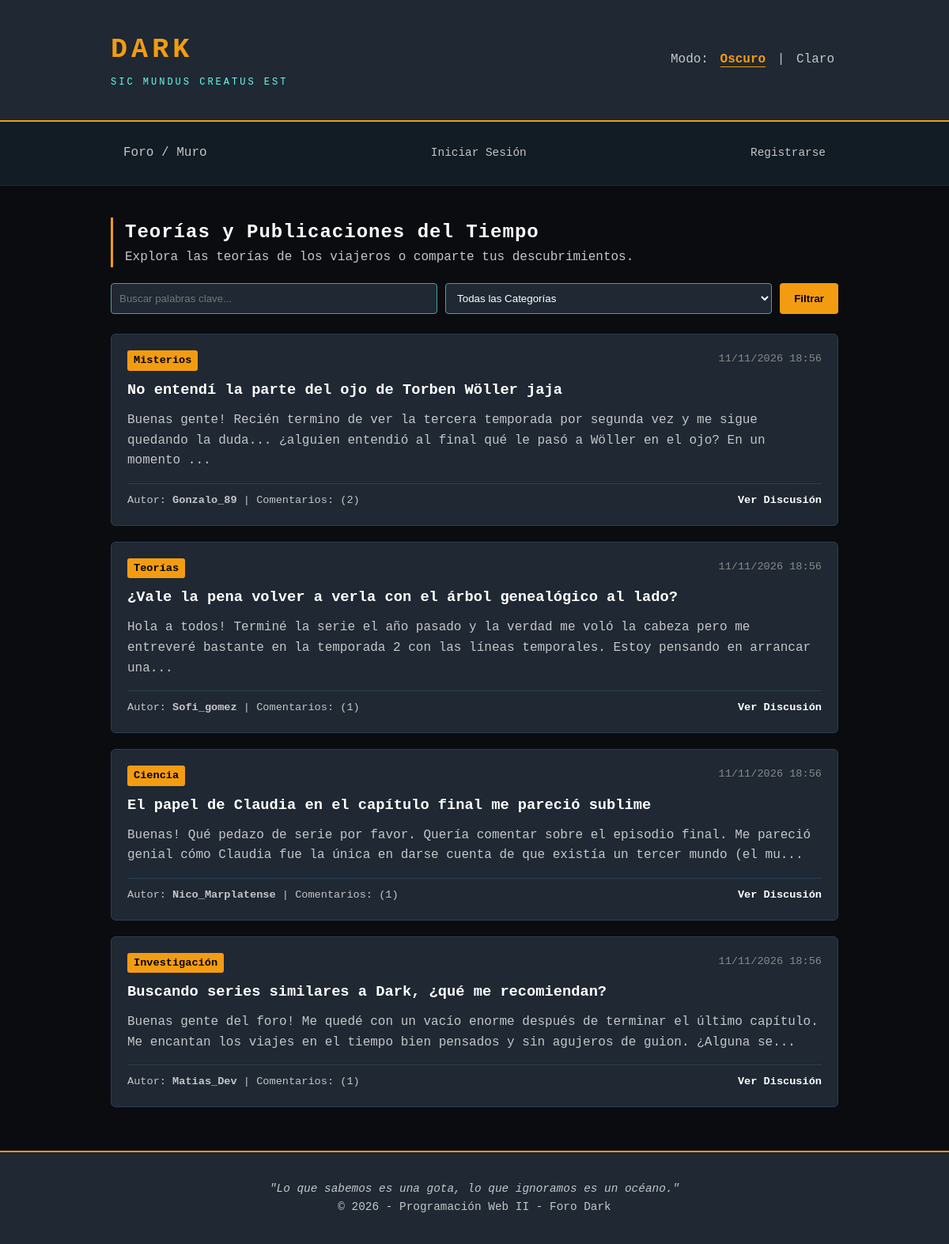
The page / on the database its author committed.
### tables this page shows
CREATE TABLE `publicaciones` (
  `id` INT AUTO_INCREMENT PRIMARY KEY,
  `usuario_id` INT NOT NULL,
  `titulo` VARCHAR(200) NOT NULL,
  `categoria` VARCHAR(50) NOT NULL,
  `contenido` TEXT NOT NULL,
  `fecha_creacion` DATETIME DEFAULT CURRENT_TIMESTAMP,
  FOREIGN KEY (`usuario_id`) REFERENCES `usuarios`(`id`) ON DELETE CASCADE
);

CREATE TABLE `usuarios` (
  `id` INT AUTO_INCREMENT PRIMARY KEY,
  `nombre` VARCHAR(100) NOT NULL,
  `email` VARCHAR(150) NOT NULL UNIQUE,
  `password` VARCHAR(255) NOT NULL,
  `fecha_registro` DATETIME DEFAULT CURRENT_TIMESTAMP
);

### index.php (the view, shortened to what this page needs)
<?php
require_once 'includes/conexion.php';
require_once 'includes/nav.php';
$busqueda = trim($_GET['buscar'] ?? '');
$categoria_filtro = trim($_GET['categoria'] ?? '');
if (!empty($busqueda)) {
    $sql = "SELECT p.*, u.nombre as autor, (SELECT COUNT(*) FROM comentarios c WHERE c.publicacion_id = p.id) as cant_comentarios
            FROM publicaciones p
            JOIN usuarios u ON p.usuario_id = u.id
            WHERE p.titulo LIKE ? OR p.contenido LIKE ?
            ORDER BY p.fecha_creacion DESC";
    $stmt = mysqli_prepare($conexion, $sql);
    $term = "%" . $busqueda . "%";
    mysqli_stmt_bind_param($stmt, "ss", $term, $term);
    mysqli_stmt_execute($stmt);
    $resultado = mysqli_stmt_get_result($stmt);
} else {
    $sql = "SELECT p.*, u.nombre as autor, (SELECT COUNT(*) FROM comentarios c WHERE c.publicacion_id = p.id) as cant_comentarios
            FROM publicaciones p
            JOIN usuarios u ON p.usuario_id = u.id
            ORDER BY p.fecha_creacion DESC";
    $resultado = mysqli_query($conexion, $sql);
}
?>
<div class="muro-header">
    <h2>Teorías y Publicaciones del Tiempo</h2>
    <p>Explora las teorías de los viajeros o comparte tus descubrimientos.</p>
</div>
<form action="index.php" method="GET" class="form-filtro">
    <input type="text" name="buscar" placeholder="Buscar palabras clave..." value="<?php echo e($busqueda); ?>">
    <select name="categoria">
        <option value="">Todas las Categorías</option>
    </select>
    <button type="submit" class="btn">Filtrar</button>
</form>
<div class="foro-grid">
    <?php if (mysqli_num_rows($resultado) > 0): ?>
        <?php while ($pub = mysqli_fetch_assoc($resultado)): ?>
            <article class="post-card">
                <div class="post-meta">
                    <span class="badge-cat"><?php echo e($pub['categoria']); ?></span>
                    <span class="post-fecha"><?php echo date('d/m/Y H:i', strtotime($pub['fecha_creacion'])); ?></span>
                </div>
                <h3 class="post-titulo">
                    <a href="ver_post.php?id=<?php echo $pub['id']; ?>"><?php echo e($pub['titulo']); ?></a>
                </h3>
                <p class="post-contenido"><?php echo e(mb_strimwidth($pub['contenido'], 0, 180, "...")); ?></p>
                <div class="post-footer">
                    <span>Autor: <strong><?php echo e($pub['autor']); ?></strong> | Comentarios: (<?php echo $pub['cant_comentarios']; ?>)</span>
                    <div>
                        <a href="ver_post.php?id=<?php echo $pub['id']; ?>" class="btn-link">Ver Discusión</a>
                    </div>
                </div>
            </article>
        <?php endwhile; ?>
    <?php else: ?>
        <div class="tarjeta"><p>No se encontraron publicaciones en este ciclo.</p></div>
    <?php endif; ?>
</div>
<?php require_once 'includes/footer.php'; ?>

### includes/header.php (shortened to what this page needs)
<?php
$tema_actual = $_COOKIE['pref_tema'] ?? 'oscuro';
function e($str) {
    return htmlspecialchars($str ?? '', ENT_QUOTES, 'UTF-8');
}
?>
<!DOCTYPE html>
<html lang="es">
<head>
    <link rel="stylesheet" href="css/tema-<?php echo e($tema_actual); ?>.css?v=<?php echo time(); ?>">
</head>
<body>
<header class="header-main">
    <div class="container header-flex">
        <div class="logo-box">
            <h1 class="logo-title">DARK</h1>
            <span class="logo-sub">SIC MUNDUS CREATUS EST</span>
        </div>
        <div class="selector-tema">
            <span>Modo: </span>
            <a href="?cambiar_tema=oscuro" class="btn-tema <?php echo $tema_actual === 'oscuro' ? 'activo' : ''; ?>">Oscuro</a> |
            <a href="?cambiar_tema=claro" class="btn-tema <?php echo $tema_actual === 'claro' ? 'activo' : ''; ?>">Claro</a>
        </div>
    </div>
</header>

### includes/nav.php (shortened to what this page needs)
<?php require_once __DIR__ . '/header.php'; ?>
<nav class="nav-main">
    <div class="container">
        <ul>
            <li><a href="index.php">Foro / Muro</a></li>
            <?php if (isset($_SESSION['usuario_id'])): ?>
                <li><a href="crear_publicacion.php" class="btn-destacado">+ Nueva Teoría</a></li>
                <li><a href="perfil.php">Mi Perfil</a></li>
                <li class="nav-derecha">
                    Viajero: <strong><?php echo e($_SESSION['usuario_nombre']); ?></strong>
                    (<a href="logout.php" class="link-salir">Cerrar Sesión</a>)
                </li>
            <?php else: ?>
                <li class="nav-derecha"><a href="login.php">Iniciar Sesión</a></li>
                <li class="nav-derecha"><a href="registro.php">Registrarse</a></li>
            <?php endif; ?>
        </ul>
    </div>
</nav>
<main class="container contenido-principal">

### includes/footer.php
</main>
<footer class="footer-main">
    <div class="container">
        <p><em>"Lo que sabemos es una gota, lo que ignoramos es un océano."</em></p>
        <p>&copy; <?php echo date('Y'); ?> - Programación Web II - Foro Dark</p>
    </div>
</footer>
</body>
</html>

### css/tema-oscuro.css (style rules this page uses)
* { box-sizing: border-box; margin: 0; padding: 0; }
body { font-family: 'Courier New', Courier, monospace, sans-serif; background-color: #0b0c10; color: #c5c6c7; line-height: 1.6; }
.container { width: 90%; max-width: 950px; margin: 0 auto; padding: 15px; }
.header-main { background: #1f2833; padding: 20px 0; border-bottom: 2px solid #f39c12; }
.header-flex { display: flex; justify-content: space-between; align-items: center; }
.logo-title { font-size: 2.2rem; letter-spacing: 5px; color: #f39c12; margin: 0; }
.logo-sub { font-size: 0.75rem; letter-spacing: 3px; color: #66fcf1; }
.selector-tema .btn-tema { color: #c5c6c7; text-decoration: none; margin: 0 5px; }
.selector-tema .btn-tema.activo { color: #f39c12; font-weight: bold; border-bottom: 1px solid #f39c12; }
.nav-main { background: #121c24; border-bottom: 1px solid #1f2833; }
.nav-main ul { list-style: none; display: flex; flex-wrap: wrap; align-items: center; }
.nav-main li a { display: block; color: #c5c6c7; padding: 12px 16px; text-decoration: none; }
.nav-main li.nav-derecha { margin-left: auto; color: #888; font-size: 0.9rem; }
.contenido-principal { margin-top: 25px; min-height: 70vh; }
.muro-header { margin-bottom: 20px; border-left: 3px solid #f39c12; padding-left: 15px; }
.muro-header h2 { color: #fff; letter-spacing: 1px; }
.form-filtro { display: flex; gap: 10px; margin-bottom: 25px; flex-wrap: wrap; }
.form-filtro input[type="text"], .form-filtro select { padding: 10px; background: #1f2833; border: 1px solid #45a29e; color: #fff; border-radius: 4px; flex: 1; }
.foro-grid { display: flex; flex-direction: column; gap: 20px; }
.post-card { background: #1f2833; padding: 20px; border-radius: 6px; border: 1px solid #2c3e50; }
.post-card a { color: #fff; text-decoration: none; }
.post-meta { display: flex; justify-content: space-between; margin-bottom: 10px; font-size: 0.85rem; }
.badge-cat { background: #f39c12; color: #000; padding: 2px 8px; border-radius: 3px; font-weight: bold; }
.post-fecha { color: #888; }
.post-titulo { color: #fff; margin-bottom: 10px; }
.post-contenido { color: #c5c6c7; margin-bottom: 15px; }
.post-footer { display: flex; justify-content: space-between; align-items: center; border-top: 1px solid #2c3e50; padding-top: 10px; font-size: 0.85rem; }
.btn-link { color: #66fcf1; font-weight: bold; }
.btn { background: #f39c12; color: #000; padding: 10px 18px; border: none; border-radius: 4px; font-weight: bold; cursor: pointer; text-decoration: none; display: inline-block; }
.footer-main { background: #1f2833; text-align: center; padding: 20px 0; margin-top: 40px; border-top: 2px solid #f39c12; font-size: 0.9rem; }

### rows shown on the page
publicaciones: categoria "Misterios", fecha_creacion "11/11/2026 18:56", titulo "No entendí la parte del ojo de Torben Wöller jaja", contenido "Buenas gente! Recién termino de ver la tercera temporada por segunda vez y me sigue quedando la duda... ¿alguien entendió al final qué le pasó a Wöller en el ojo? En un momento ...", usuario.nombre "Gonzalo_89", cant_comentarios "2"
publicaciones: categoria "Teorías", fecha_creacion "11/11/2026 18:56", titulo "¿Vale la pena volver a verla con el árbol genealógico al lado?", contenido "Hola a todos! Terminé la serie el año pasado y la verdad me voló la cabeza pero me entreveré bastante en la temporada 2 con las líneas temporales. Estoy pensando en arrancar una...", usuario.nombre "Sofi_gomez", cant_comentarios "1"
publicaciones: categoria "Ciencia", fecha_creacion "11/11/2026 18:56", titulo "El papel de Claudia en el capítulo final me pareció sublime", contenido "Buenas! Qué pedazo de serie por favor. Quería comentar sobre el episodio final. Me pareció genial cómo Claudia fue la única en darse cuenta de que existía un tercer mundo (el mu...", usuario.nombre "Nico_Marplatense", cant_comentarios "1"
publicaciones: categoria "Investigación", fecha_creacion "11/11/2026 18:56", titulo "Buscando series similares a Dark, ¿qué me recomiendan?", contenido "Buenas gente del foro! Me quedé con un vacío enorme después de terminar el último capítulo. Me encantan los viajes en el tiempo bien pensados y sin agujeros de guion. ¿Alguna se...", usuario.nombre "Matias_Dev", cant_comentarios "1"
